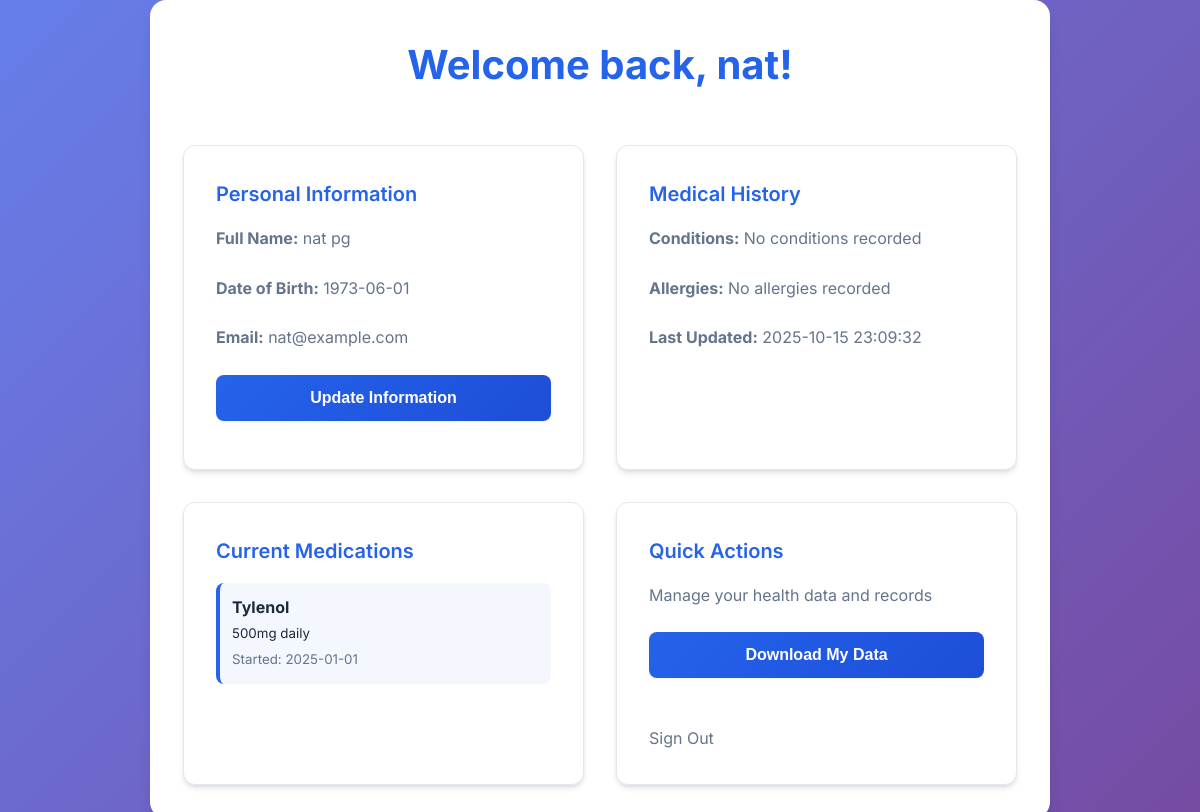
Screenshot of /patient/view_records.php (signed in) with the database file from the repository.
### tables this page shows
CREATE TABLE PATIENT_INFO (
    patient_id INT AUTO_INCREMENT PRIMARY KEY,
    first_name VARCHAR(50) NOT NULL,
    last_name VARCHAR(50) NOT NULL,
    date_of_birth DATE NOT NULL,
    gender VARCHAR(20) NOT NULL,
    phone_number VARCHAR(20) NOT NULL,
    contact_email VARCHAR(100) UNIQUE NOT NULL,
    address VARCHAR(200) NOT NULL,
    emergency_contact_name VARCHAR(100) NOT NULL,
    emergency_contact_number VARCHAR(20) NOT NULL,
    marital_status ENUM('Single', 'Married', 'Divorced', 'Widowed','Seperated'),
    ethnicity VARCHAR(50) NOT NULL
);

CREATE TABLE PREEXISTING_MEDICAL_HISTORY (
    history_id INT AUTO_INCREMENT PRIMARY KEY,
    patient_id INT,
    conditions TEXT,
    allergies TEXT,
    family_history TEXT,
    surgeries TEXT,
    social_history TEXT,
    activity_level TEXT,
    serious_illnesses TEXT,
    serious_injuries TEXT,
    other_info TEXT,
    last_time_updated DATETIME,
    FOREIGN KEY (patient_id) REFERENCES PATIENT_INFO(patient_id)
);

CREATE TABLE PATIENT_MEDICATIONS (
    med_id INT AUTO_INCREMENT PRIMARY KEY,
    patient_id INT NOT NULL,
    medication_name VARCHAR(100) NOT NULL,
    start_date DATE,
    end_date DATE,
    dosage VARCHAR(50),
    FOREIGN KEY (patient_id) REFERENCES PATIENT_INFO(patient_id)
);

### patient/view_records.php (the view, shortened to what this page needs)
<?php
include '../includes/db.php';
$patient_id = $_SESSION['user_id'];
$sql = "SELECT * FROM PATIENT_INFO WHERE patient_id='$patient_id'";
$result = $conn->query($sql);
$patient = $result->fetch_assoc();
$sql_history = "SELECT * FROM PREEXISTING_MEDICAL_HISTORY WHERE patient_id='$patient_id'";
$history_result = $conn->query($sql_history);
$history = $history_result->fetch_assoc();
$med_stmt = $conn->prepare("SELECT medication_name, dosage, start_date FROM PATIENT_MEDICATIONS WHERE patient_id = ?");
$med_stmt->bind_param("i", $patient_id);
$med_stmt->execute();
$medications_result = $med_stmt->get_result();
$medications = $medications_result->fetch_all(MYSQLI_ASSOC);
?>
<!DOCTYPE html>
<html lang="en">
<head>
    <link rel="stylesheet" href="../css/styles.css">
</head>
<body>
    <div class="dashboard-container">
        <div class="dashboard-header">
            <h1>Welcome back, <?php echo htmlspecialchars($patient['first_name']); ?>!</h1>
        </div>
        <div class="dashboard-grid">
            <div class="dashboard-card">
                <h3>Personal Information</h3>
                <p><strong>Full Name:</strong> <?php echo htmlspecialchars($patient['first_name']." ".$patient['last_name']); ?></p>
                <p><strong>Date of Birth:</strong> <?php echo htmlspecialchars($patient['date_of_birth']); ?></p>
                <p><strong>Email:</strong> <?php echo htmlspecialchars($patient['contact_email']); ?></p>
                <form action="edit_record.php" method="get" style="margin-top: 1rem;">
                    <button type="submit">Update Information</button>
                </form>
            </div>
            <div class="dashboard-card">
                <h3>Medical History</h3>
                <?php if($history): ?>
                    <p><strong>Conditions:</strong>
                        <?php echo !empty($history['conditions']) ? htmlspecialchars($history['conditions']) : "No conditions recorded"; ?>
                    </p>
                    <p><strong>Allergies:</strong>
                        <?php echo !empty($history['allergies']) ? htmlspecialchars($history['allergies']) : "No allergies recorded"; ?>
                    </p>
                    <p><strong>Last Updated:</strong>
                        <?php echo !empty($history['last_time_updated']) ? htmlspecialchars($history['last_time_updated']) : "Not updated yet"; ?>
                    </p>
                <?php else: ?>
                    <p>No medical history available. Please update your information.</p>
                <?php endif; ?>
            </div>
            <div class="dashboard-card">
                <h3>Current Medications</h3>
                <?php if (!empty($medications)): ?>
                    <ul style="list-style: none; padding: 0;">
                        <?php foreach ($medications as $med): ?>
                            <li style="background: rgba(37, 99, 235, 0.05); padding: 0.75rem; margin: 0.5rem 0; border-radius: 8px; border-left: 4px solid var(--primary-color);">
                                <strong><?php echo htmlspecialchars($med['medication_name']); ?></strong><br>
                                <small><?php echo htmlspecialchars($med['dosage']); ?></small><br>
                                <small style="color: var(--text-secondary);">Started: <?php echo htmlspecialchars($med['start_date']); ?></small>
                            </li>
                        <?php endforeach; ?>
                    </ul>
                <?php else: ?>
                    <p>No medications or prescriptions recorded</p>
                <?php endif; ?>
            </div>
            <div class="dashboard-card">
                <h3>Quick Actions</h3>
                <p>Manage your health data and records</p>
                <form action="download_data.php" method="get" style="margin: 1rem 0;">
                    <button type="submit">Download My Data</button>
                </form>
                <a href="../logout.php" style="display: inline-block; margin-top: 1rem; color: var(--text-secondary); text-decoration: none;">Sign Out</a>
            </div>
        </div>
    </div>
</body>
</html>

### css/styles.css (style rules this page uses)
:root { --primary-color: #2563eb; --primary-dark: #1d4ed8; --secondary-color: #10b981; --accent-color: #f59e0b; --background-color: #f8fafc; --surface-color: #ffffff; --text-primary: #1e293b; --text-secondary: #64748b; --border-color: #e2e8f0; --error-color: #ef4444; --success-color: #10b981; --shadow-sm: 0 1px 2px 0 rgb(0 0 0 / 0.05); --shadow-md: 0 4px 6px -1px rgb(0 0 0 / 0.1), 0 2px 4px -2px rgb(0 0 0 / 0.1); --shadow-lg: 0 10px 15px -3px rgb(0 0 0 / 0.1), 0 4px 6px -4px rgb(0 0 0 / 0.1); --shadow-xl: 0 20px 25px -5px rgb(0 0 0 / 0.1), 0 8px 10px -6px rgb(0 0 0 / 0.1); }
* { margin: 0; padding: 0; box-sizing: border-box; }
body { font-family: 'Inter', -apple-system, BlinkMacSystemFont, 'Segoe UI', Roboto, sans-serif; background: linear-gradient(135deg, #667eea 0%, #764ba2 100%); min-height: 100vh; color: var(--text-primary); line-height: 1.6; font-size: 1rem; }
h1 { color: var(--primary-color); font-size: 2rem; font-weight: 600; margin-bottom: 1rem; }
h3 { color: var(--text-primary); font-size: 1.25rem; font-weight: 500; margin-bottom: 0.75rem; }
p { font-size: 1rem; margin-bottom: 0.75rem; }
button { background: linear-gradient(135deg, var(--primary-color), var(--primary-dark)); color: white; border: none; padding: 0.875rem 2rem; border-radius: 8px; font-size: 1rem; font-weight: 600; cursor: pointer; transition: all 0.2s ease; box-shadow: var(--shadow-sm); width: 100%; margin-bottom: 1rem; }
.dashboard-container { max-width: 500px; margin-top: 15px; padding: 1rem; background: var(--surface-color); border-radius: 16px; box-shadow: var(--shadow-lg); border: 1px solid rgba(255, 255, 255, 0.2); }
.dashboard-header { text-align: center; margin-bottom: 3rem; }
.dashboard-header h1 { color: var(--primary-color); font-size: 2.5rem; font-weight: 700; margin-bottom: 0.5rem; }
.dashboard-grid { display: grid; grid-template-columns: repeat(auto-fit, minmax(300px, 1fr)); gap: 2rem; margin-top: 2rem; width: 100%; max-width: 1200px; margin-left: auto; margin-right: auto; }
.dashboard-card { background: var(--surface-color); border-radius: 12px; padding: 2rem; box-shadow: var(--shadow-md); border: 1px solid var(--border-color); transition: all 0.2s ease; }
.dashboard-card h3 { color: var(--primary-color); margin-bottom: 1rem; font-size: 1.25rem; font-weight: 600; }
.dashboard-card p { color: var(--text-secondary); margin-bottom: 1.5rem; }
.dashboard-container { max-width: 900px; margin: 0 auto; padding: 2rem; }

### rows the page displays
patient_info: first_name "nat", first_name+last_name "nat pg", date_of_birth "1973-06-01", contact_email "nat@example.com"
preexisting_medical_history: last_time_updated "2025-10-15 23:09:32"
patient_medications: medication_name "Tylenol", dosage "500mg daily", start_date "2025-01-01"
